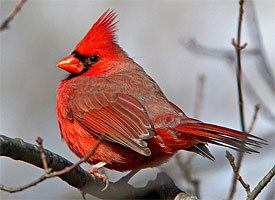
%> input picture hw4p/cardinal1.jpg, 275 x 200 px
$ octave --eval "result = extract_test(imread('cardinal1.jpg'));"   (GNU Octave 9; MATLAB toolbox functions it lacks are replaced by stand-ins)
%> lines starting %> are read from the running program, lines starting %| are printed output that depends on the picture
function [ x, y, scores, Ix, Iy ] = extract_test( image )
%EXTRACT_KEYPOINTS Extracts points with a high degree of 'cornerness' from
%RGB image matrix of type uint8
%   Input - image = NxMx3 RGB image matrix
%   Output - x = nx1 vector denoting the x location of each of n
%                detected keypoints
%            y = nx1 vector denoting the y location of each of n
%                detected keypoints
%            scores = an nx1 vector that contains the value (R) to which a
%            a threshold was applied, for each keypoint
%            Ix = A matrix with the same number of rows and columns as the
%            input image, storing the gradients in the x-direction at each
%            pixel
%            Iy = A matrix with the same nuimber of rwos and columns as the
%            input image, storing the gradients in the y-direction at each
%            pixel

% compute the gradients, re-use code from HW2P, use window size of 5px
% convert image to grayscale first
G = rgb2gray(image);
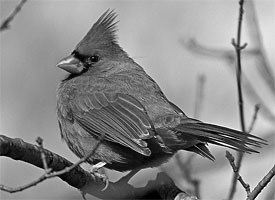
%> G: size 200x275 uint8; min 0, max 254, mean 137.1

% convert to double
G2 = im2double(G);

% create X and Y Sobel filters
horizontal_filter = [1 0 -1; 2 0 -2; 1 0 -1];
vertical_filter = [1 2 1; 0 0 0 ; -1 -2 -1];

% using imfilter to get our gradient in each direction
filtered_x = imfilter(G2, horizontal_filter);
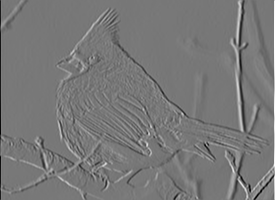
%> filtered_x: size 200x275 double; min -3.15, max 3.53, mean -0.00128; drawn with min black and max white
filtered_y = imfilter(G2, vertical_filter);
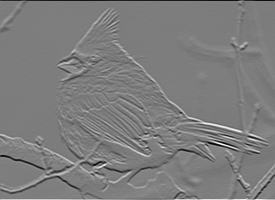
%> filtered_y: size 200x275 double; min -3.6, max 3.71, mean 0.00479; drawn with min black and max white

% store the values in our output variables, for clarity
Ix = filtered_x;
Iy = filtered_y;

% Compute the values we need for the matrix...
% Using a gaussian blur, because I get more positive values after applying
% it, my values all skew negative for some reason...
f = fspecial('gaussian');
Ix2 = imfilter(Ix.^2, f);
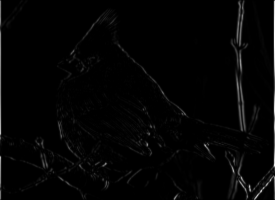
%> Ix2: size 200x275 double; min 0, max 9.8, mean 0.171; drawn with min black and max white
Iy2 = imfilter(Iy.^2, f);
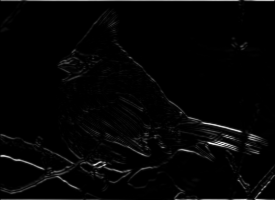
%> Iy2: size 200x275 double; min 0, max 10.64, mean 0.233; drawn with min black and max white
Ixy = imfilter(Ix.*Iy, f);
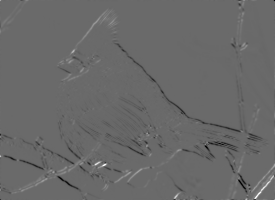
%> Ixy: size 200x275 double; min -3.71, max 5.21, mean -0.0238; drawn with min black and max white

% set empirical constant between 0.04-0.06
k = 0.04;

num_rows = size(image,1);
%> num_rows = 200
num_cols = size(image,2);
%> num_cols = 275

% create a matrix to hold the Harris values
H = zeros(num_rows, num_cols);

% % get our matrix M for each pixel
for y = 6:size(image,1)-6
    for x = 6:size(image,2)-6
        % build a matrix using what we computed earlier
%         M = zeros(2,2);
%         M(1,1) = Ix2(y,x);
%         M(2,1) = Ixy(y,x);
%         M(1,2) = Ixy(y,x);
%         M(2,2) = Iy2(y,x);
%
        % calculate means
        % Ix2 mean
        Ix2_matrix = Ix2(y-2:y+2,x-2:x+2);
        Ix2_mean = mean(Ix2_matrix(:));

        % Iy2 mean
        Iy2_matrix = Iy2(y-2:y+2,x-2:x+2);
        Iy2_mean = mean(Iy2_matrix(:));

        % Ixy mean
        Ixy_matrix = Ixy(y-2:y+2,x-2:x+2);
        Ixy_mean = mean(Ixy_matrix(:));

        Matrix = [Ix2_mean, Ixy_mean;
                  Ixy_mean, Iy2_mean];
        R1 = det(Matrix) - (k * trace(Matrix)^2);


        % compute R, using te matrix we just created
        %R = det(M) - ( k * trace(M)^2 );
        %alt
        %R = (Ix2.*Iy2 - Ixy.^2) - k(Ix2+Iy2).^2;

        % store the R values in our Harris Matrix

        % H(y,x) = R;

        H(y,x) = R1;

    end
end
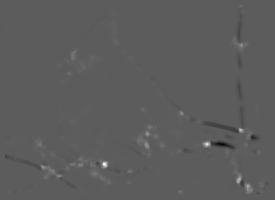
%> H: size 200x275 double; min -1.46, max 2.56, mean 0.00401; drawn with min black and max white

% set threshold of 'cornerness' to 5 times average R score
avg_r = mean(mean(H))
%> avg_r = 0.00401
threshold = abs(5 * avg_r)
%> threshold = 0.02

[row, col] = find(H > threshold);
%> row = 4240 values from 6 to 194; col = 4240 values from 6 to 269

scores = [];
%get all the values
for index = 1:size(row,1)
    %see what the values are
    r = row(index);
    c = col(index);

    %store the scores
    %score(index) = H(r,c);
    scores = cat(2, scores,H(r,c));
end
%> this loop made 4240 passes
%> (r, c) on passes 9 to 11: (28, 8), (144, 9), (141, 10)
%> after the loop, scores = 4240 values, max 2.56 at index 1859, min 0.0201 at index 176, mean 0.133

y = row;
%> y = 4240 values, max 194 at index 22, min 6 at index 3677, mean 131.5
x = col;
%> x = 4240 values from 6 to 269


% This needs to be LAST
% non max suppression
% http://www.mathworks.com/help/images/ref/imregionalmax.html
% BW = imregionalmax(H);


end
